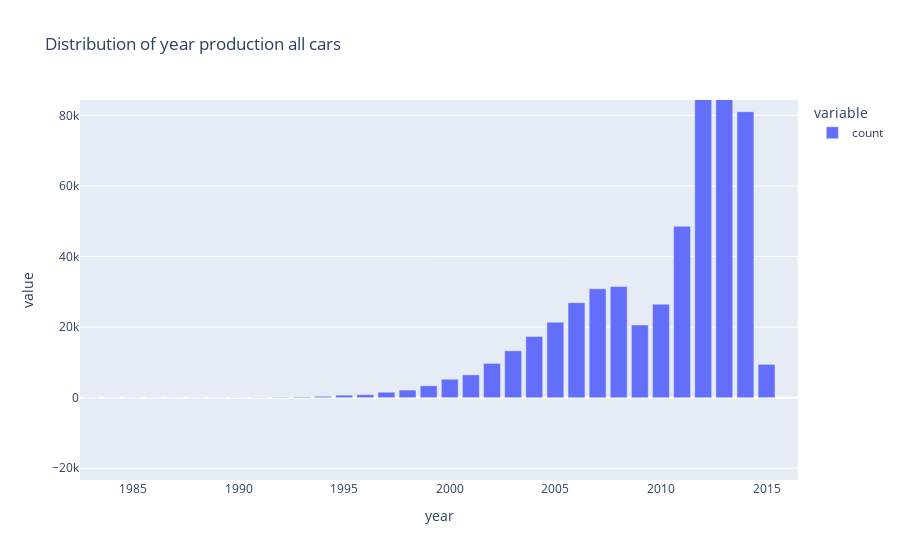

Notebook cell for this chart:
### Code cell
YEAR = df['year'].value_counts()
px.bar(YEAR,title= "Distribution of year production all cars")

### Figure 1 — Plotly figure (JSON) as saved in the notebook; plotly's stock layout.template omitted (floating-point values rounded to 4 significant figures)
{"data": [{"alignmentgroup": "True", "hovertemplate": "variable=count<br>year=%{x}<br>value=%{y}<extra></extra>", "legendgroup": "count", "marker": {"color": "#636efa", "pattern": {"shape": ""}}, "name": "count", "offsetgroup": "count", "orientation": "v", "showlegend": true, "textposition": "auto", "type": "bar", "x": [2012, 2013, 2014, 2011, 2008, 2007, 2006, 2010, 2005, 2009, 2004, 2003, 2002, 2015, 2001, 2000, 1999, 1998, 1997, 1996, 1995, 1994, 1993, 1992, 1991, 1990, 1989, 1986, 1988, 1985, 1987, 1984, 1982, 1983], "xaxis": "x", "y": [102315, 98168, 81070, 48548, 31502, 30845, 26913, 26485, 21394, 20594, 17342, 13281, 9715, 9437, 6468, 5227, 3363, 2149, 1546, 851, 711, 392, 205, 132, 67, 49, 20, 11, 11, 10, 8, 5, 2, 1], "yaxis": "y"}], "layout": {"autosize": true, "barmode": "relative", "dragmode": "pan", "legend": {"title": {"text": "variable"}, "tracegroupgap": 0}, "title": {"text": "Distribution of year production all cars"}, "xaxis": {"anchor": "y", "autorange": false, "domain": [0, 1], "range": [1982.0, 2016.0], "title": {"text": "year"}, "type": "linear"}, "yaxis": {"anchor": "x", "autorange": false, "domain": [0, 1], "range": [-23335, 84365], "title": {"text": "value"}, "type": "linear"}}}
